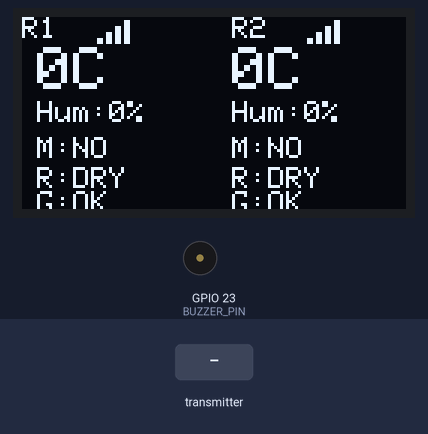
Simulated run of this sketch. Board: ESP32. Shown: 128×64 one-colour display, buzzer (waves = sounding, pin HIGH). The inputs (shaded band) are chosen by the test bench. WiFi joins after 1.5 s; servers stay silent unless stated; uploads are accepted with an empty reply; what the sketch prints to the serial monitor is not drawn.

Above: at 3.2 s.
3.3 s: the transmitter starts sending room_id = 1
At 5.8 s:
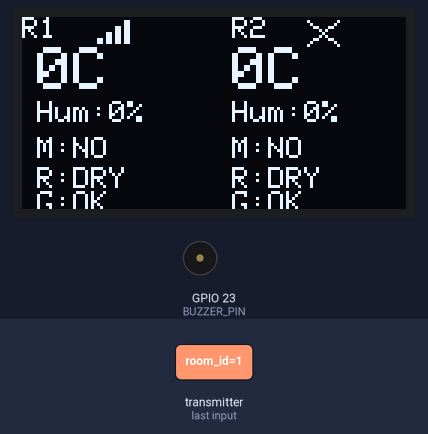
6.3 s: the transmitter starts sending motion = 1024
At 7.4 s:
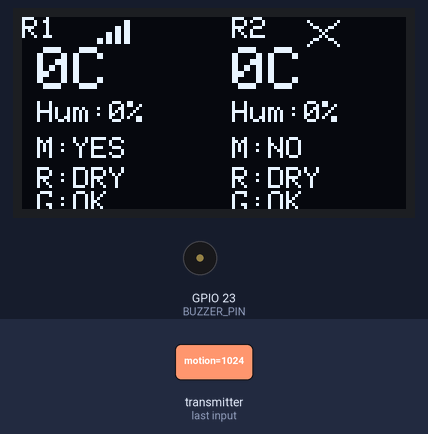
8.0 s: the transmitter starts sending rain = 1024
At 8.9 s:
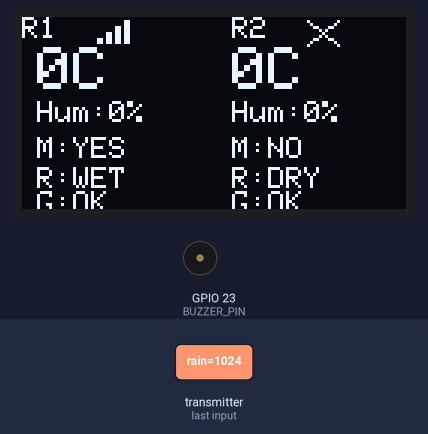
9.8 s: the transmitter starts sending gas = 1024
At 10.4 s:
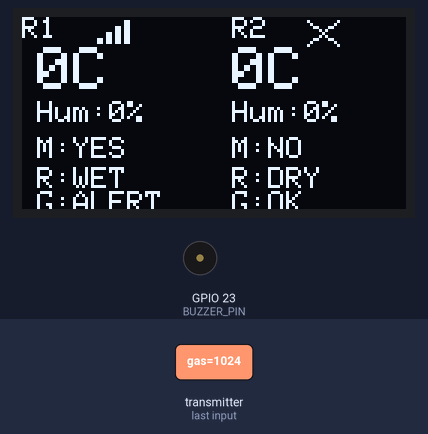
11.5 s: the transmitter starts sending motion = 0
At 13.0 s:
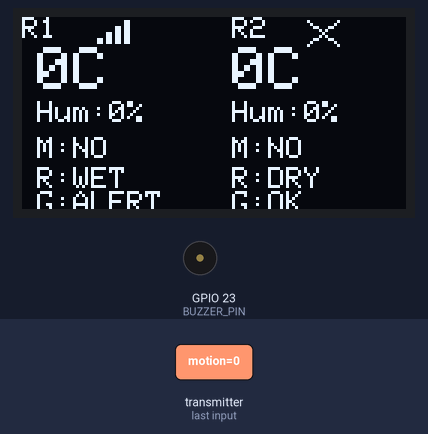
13.3 s: the transmitter starts sending rain = 0
At 14.6 s:
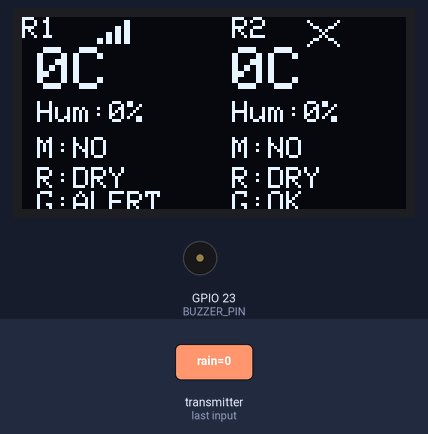
Timing chart, 0 to 16.1 s (numbered marks = the images above; inputs shaded):
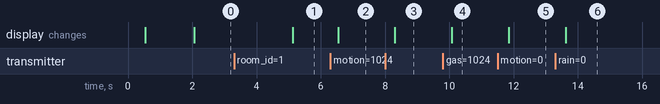

Measured:
- after the input at 3.3 s, the display: changes after 1.8 s (image 1)
- after the input at 6.3 s, the display: changes after 0.24 s (image 2)
- after the input at 8.0 s, the display: changes after 0.31 s (image 3)
- after the input at 9.8 s, the display: changes after 0.28 s (image 4)
- after the input at 11.5 s, the display: changes after 0.35 s (image 5)
- after the input at 13.3 s, the display: changes after 0.32 s (image 6)

The sketch:

ESP32_ADMIN_WORKING.ino
```cpp
#include <esp_now.h>
#include <WiFi.h>
#include <HTTPClient.h>
#include <Adafruit_GFX.h>
#include <Adafruit_SSD1306.h>

#define SCREEN_WIDTH 128
#define SCREEN_HEIGHT 64

// ---------- WIFI (edit these) ----------
const char* WIFI_SSID = "iPhone";
const char* WIFI_PASS = "qwerty12345";
const char* SERVER_URL = "http://172.20.10.4:5000/api/esp32/public/room";

// ---------- BUZZER ----------
#define BUZZER_PIN 23

// ---------- OLED ----------
Adafruit_SSD1306 display(SCREEN_WIDTH, SCREEN_HEIGHT, &Wire, -1);

// ---------- DATA ----------
typedef struct {
  float temperature;
  float humidity;
  int motion;   // 0/1
  int rain;     // 0=dry, 1=wet
  int gas;      // 0=ok,  1=alert
  int room_id;  // 1 or 2
} struct_message;

struct_message incomingData, room1, room2;
unsigned long lastRoom1 = 0, lastRoom2 = 0;

// ---------- ALARM STATE ----------
unsigned long alarmUntil = 0;
unsigned long nextBeepToggle = 0;
bool buzzState = false;

// ---------- UI ----------
void drawSignal(int x, int y, bool active) {
  if (active) {
    display.fillRect(x,   y,   2, 2, SSD1306_WHITE);
    display.fillRect(x+3, y-2, 2, 4, SSD1306_WHITE);
    display.fillRect(x+6, y-4, 2, 6, SSD1306_WHITE);
    display.fillRect(x+9, y-6, 2, 8, SSD1306_WHITE);
  } else {
    display.drawLine(x,   y-6, x+10, y+2, SSD1306_WHITE);
    display.drawLine(x,   y+2, x+10, y-6, SSD1306_WHITE);
  }
}

// ---------- WEB POST ----------
void sendToWeb(const struct_message& m) {
  // Only send if WiFi is connected
  if (WiFi.status() != WL_CONNECTED) {
    Serial.println("WiFi not connected, skipping web send");
    return;
  }

  HTTPClient http;
  if (!http.begin(SERVER_URL)) {
    Serial.println("HTTP begin failed");
    return;
  }

  http.addHeader("Content-Type", "application/json");
  http.setTimeout(10000);

  String body = "{";
  body += "\"room_id\":" + String(m.room_id) + ",";
  body += "\"temperature\":" + String(m.temperature, 1) + ",";
  body += "\"humidity\":" + String(m.humidity, 1) + ",";
  body += "\"motion\":" + String(m.motion) + ",";
  body += "\"rain\":" + String(m.rain) + ",";
  body += "\"gas\":" + String(m.gas) + ",";
  body += "\"ts\":" + String((unsigned long)millis());
  body += "}";

  Serial.print("Sending to server: ");
  Serial.println(body);

  int code = http.POST(body);

  if (code > 0) {
    Serial.printf("POST -> %d\n", code);
    if (code == 201) {
      Serial.println("✅ Data sent successfully!");
    } else {
      Serial.printf("⚠️ Server returned: %d\n", code);
    }
  } else {
    Serial.printf("❌ POST failed: %s\n", http.errorToString(code).c_str());
  }

  http.end();
}

// ---------- ESPNOW ----------
void OnDataRecv(const esp_now_recv_info * info, const uint8_t *incomingDataBytes, int len) {
  if (len >= (int)sizeof(incomingData)) {
    memcpy(&incomingData, incomingDataBytes, sizeof(incomingData));

    if (incomingData.room_id == 1) {
      room1 = incomingData;
      lastRoom1 = millis();
    }
    if (incomingData.room_id == 2) {
      room2 = incomingData;
      lastRoom2 = millis();
    }

    // Immediately forward to web if WiFi is connected
    sendToWeb(incomingData);
  }
}

void setup() {
  Serial.begin(115200);
  delay(500);

  // OLED
  if (!display.begin(SSD1306_SWITCHCAPVCC, 0x3C)) {
    Serial.println("OLED init failed - continuing anyway");
    // Don't hang, continue without display
  }
  display.clearDisplay();
  display.setTextColor(SSD1306_WHITE);

  // BUZZER
  pinMode(BUZZER_PIN, OUTPUT);
  digitalWrite(BUZZER_PIN, LOW);

  // ESP-NOW Setup (MUST be done before WiFi.begin())
  // Set WiFi mode first (required for ESP-NOW)
  WiFi.mode(WIFI_STA);

  // Initialize ESP-NOW
  if (esp_now_init() != ESP_OK) {
    Serial.println("ESP-NOW init failed");
    return;
  }
  esp_now_register_recv_cb(OnDataRecv);

  Serial.println("✅ ESP-NOW Receiver Ready!");

  // Now connect to WiFi (ESP-NOW will continue working)
  Serial.print("WiFi connecting to ");
  Serial.print(WIFI_SSID);
  Serial.print("...");

  WiFi.begin(WIFI_SSID, WIFI_PASS);

  unsigned long wifiStart = millis();
  while (WiFi.status() != WL_CONNECTED && (millis() - wifiStart) < 10000) {
    delay(250);
    Serial.print(".");
  }

  if (WiFi.status() == WL_CONNECTED) {
    Serial.println("\n✅ WiFi connected!");
    Serial.print("IP: ");
    Serial.println(WiFi.localIP());
  } else {
    Serial.println("\n⚠️ WiFi connection timeout - ESP-NOW will still work");
  }
}

void loop() {
  // ---- Check alerts from both rooms ----
  bool r1Active = (millis() - lastRoom1 < 5000);
  bool r2Active = (millis() - lastRoom2 < 5000);

  bool alertR1 = (room1.motion == 1) || (room1.rain == 1) || (room1.gas == 1);
  bool alertR2 = (room2.motion == 1) || (room2.rain == 1) || (room2.gas == 1);

  // If any alert is present, (re)start a 3s beep window
  if (alertR1 || alertR2) {
    alarmUntil = millis() + 3000UL;
  }

  // ---- Beep pattern (non-blocking) for 3 seconds window ----
  if (millis() < alarmUntil) {
    if (millis() >= nextBeepToggle) {
      buzzState = !buzzState;
      digitalWrite(BUZZER_PIN, buzzState ? HIGH : LOW);
      nextBeepToggle = millis() + 200;
    }
  } else {
    if (buzzState) {
      buzzState = false;
      digitalWrite(BUZZER_PIN, LOW);
    }
  }

  // ---- Draw UI ----
  display.clearDisplay();

  // Header
  display.setTextSize(1);
  display.setCursor(0, 0);
  display.print("R1");
  drawSignal(25, 7, r1Active);
  display.setCursor(70, 0);
  display.print("R2");
  drawSignal(95, 7, r2Active);

  // Room 1
  display.setTextSize(2);
  display.setCursor(5, 10);
  display.print((int)room1.temperature); display.print("C");
  display.setTextSize(1);
  display.setCursor(5, 28);
  display.print("Hum:"); display.print((int)room1.humidity); display.print("%");
  display.setCursor(5, 40);
  display.print("M:"); display.print(room1.motion ? "YES":"NO");
  display.setCursor(5, 50);
  display.print("R:"); display.print(room1.rain ? "WET":"DRY");
  display.setCursor(5, 58);
  display.print("G:"); display.print(room1.gas ? "ALERT":"OK");

  // Room 2
  display.setTextSize(2);
  display.setCursor(70, 10);
  display.print((int)room2.temperature); display.print("C");
  display.setTextSize(1);
  display.setCursor(70, 28);
  display.print("Hum:"); display.print((int)room2.humidity); display.print("%");
  display.setCursor(70, 40);
  display.print("M:"); display.print(room2.motion ? "YES":"NO");
  display.setCursor(70, 50);
  display.print("R:"); display.print(room2.rain ? "WET":"DRY");
  display.setCursor(70, 58);
  display.print("G:"); display.print(room2.gas ? "ALERT":"OK");

  display.display();
  delay(50);
}
```
